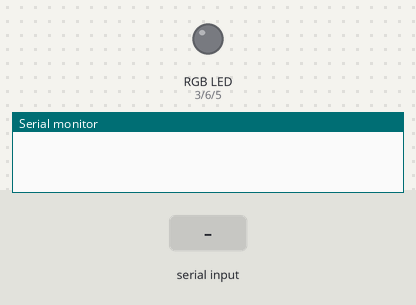
Simulated run of this sketch. Board: Arduino Uno, built with avr-gcc and run on an emulated ATmega328P. Shown: an RGB LED mixed from three pins (HIGH = lit), the last lines printed to the serial monitor. The test bench sets the inputs (shaded band). Dim RGB values are drawn brighter than linear.

Above: at 1.2 s.
1.3 s: "90,45,200\n" received over Serial
At 2.5 s:
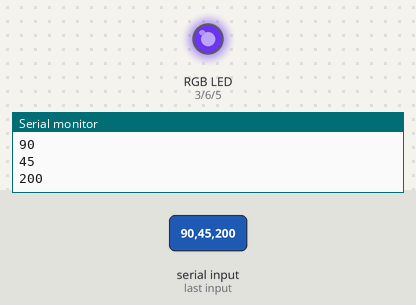
2.8 s: "90,45\n" received over Serial
At 3.5 s:
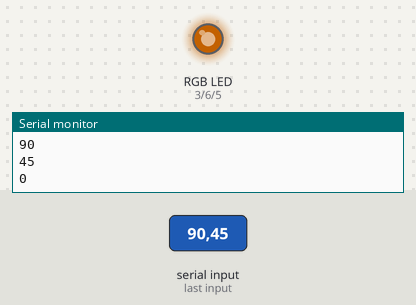
4.3 s: "30,150,10\n" received over Serial
At 4.8 s:
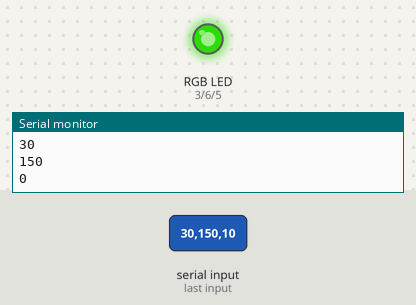
5.8 s: "5\n" received over Serial
At 6.7 s:
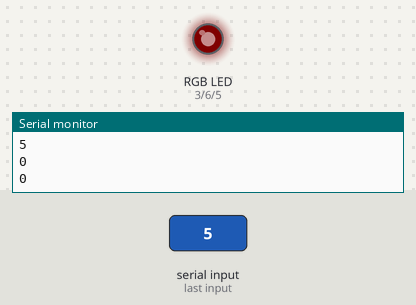
7.3 s: "1,90,45\n" received over Serial
At 8.2 s:
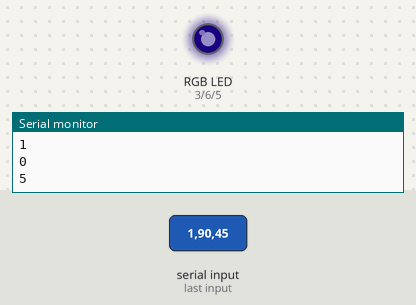
8.8 s: "90\n" received over Serial
At 9.1 s:
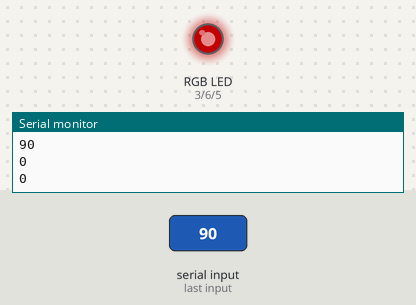
Timing chart, 0 to 11.3 s (numbered marks = the images above; inputs shaded):
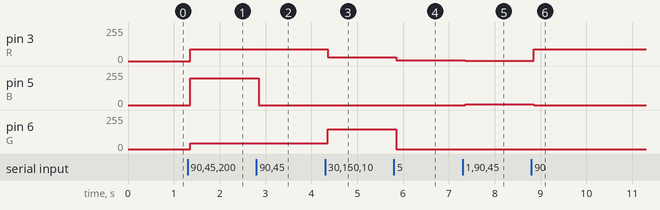

Measured:
- after the input at 1.3 s, pin 3 (R): 0/255 → 90/255 after 0.06 s; pin 5 (B): 0/255 → 200/255 after 0.06 s; pin 6 (G): 0/255 → 45/255 after 0.06 s
- after the input at 2.8 s, pin 5 (B): 200/255 → 0/255 after 0.06 s
- after the input at 4.3 s, pin 3 (R): 90/255 → 30/255 after 0.06 s; pin 6 (G): 45/255 → 150/255 after 0.06 s
- after the input at 5.8 s, pin 3 (R): 30/255 → 5/255 after 0.05 s; pin 6 (G): 150/255 → 0/255 after 0.05 s
- after the input at 7.3 s, pin 3 (R): 5/255 → 1/255 after 0.06 s; pin 5 (B): 0/255 → 5/255 after 0.06 s
- after the input at 8.8 s, pin 3 (R): 1/255 → 90/255 after 0.05 s; pin 5 (B): 5/255 → 0/255 after 0.05 s

The sketch:

Arduino.ino
```cpp
#define R 3
#define B 5
#define G 6
String input;
int aold = 0;
int bold = 0;
int cold = 0;


void setup() {
   pinMode(R, OUTPUT);
   pinMode(G, OUTPUT);
   pinMode(B, OUTPUT);
   digitalWrite(R, LOW);
   digitalWrite(G, LOW);
   digitalWrite(B, LOW);
   Serial.begin(9600);
   Serial.setTimeout(50);
}

void loop() {
while(Serial.available()) {
  input = Serial.readString();
  Serial.println(input);
  int a = input.substring(0, 3).toInt();
  int b = input.substring(3, 6).toInt();
  int c = input.substring(6, 9).toInt();
  if(a != aold || b != bold || c != cold){
  aold = a;
  bold = b;
  cold = c;
  Serial.println(a);
  Serial.println(b);
  Serial.println(c);
  setColor(a, b, c);
  }


}
}

void setColor(int r,int g,int b) {
   analogWrite(R, r);
   analogWrite(G, g);
   analogWrite(B, b);
}
```
